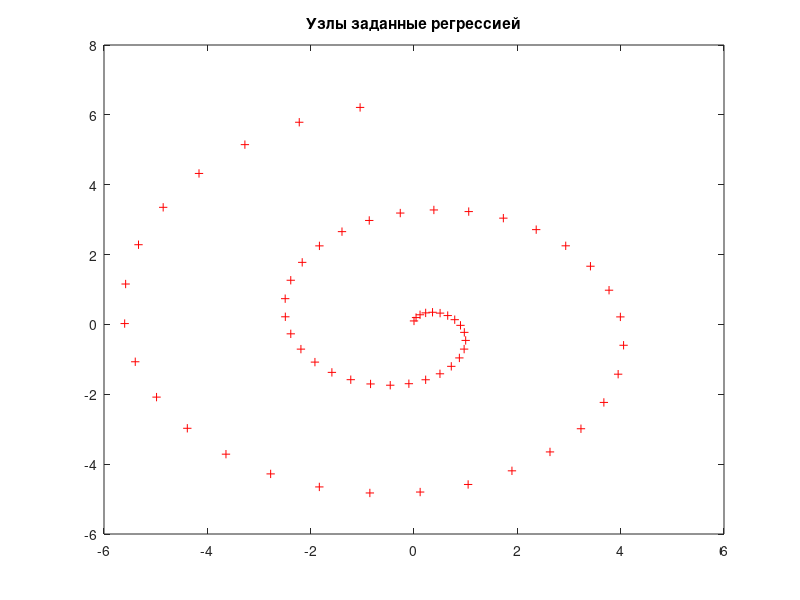

Reproduce this figure in MATLAB. (Note: this script raises an error after producing the figure.)
clear;
close all hidden;

%здесь делаем при помощи регрессии
%Создаем несколько узлов со случайными координатами на плоскости
angles = 0:0.2:4*pi;
X = [sin(angles); cos(angles)];
X=X.*(0.5*angles+0.1);
figure(1), plot(X(1,:),X(2,:),'+r'), title('Узлы заданные регрессией'); %вывели смоделированные данные для узлов
net=selforgmap([55 2]); %строим самоорганизующую карту, на вход пишем размер вектора-строки. То есть эта функция перебираем все возможные комбинации и ищет наикрочайшее расстояние...
%межжду узлами и моделирует это пространство
%подбираем этот размер так, чтобы она описывала то распределение
net=configure(net,X); % позволяет подготовить сеть к данным перед обучением
[net,tr]=train(net,X); 
figure(2), plotsompos(net); %после тренировки нужно её вывести. выведутся веса каждого нейрона сети вместе со связями между соседними нейронами

%теперь сделаем тоже самое, но при помощи градиентного спуска
clear;
angles = 0:0.2:4*pi;
XX = rand(2,1000);
figure(3), plot(XX(1,:),XX(2,:),'+g'), title('Узлы заданные градиентным спуском');
net2=selforgmap([55 2]);
%net2=configure(net2,XX);
[net2,tr2]=train(net2,XX); 
figure(4), plotsompos(net2);

%теперь сделаем классификацию по входным данным
clear;
I = iris_dataset;
size(I)
net3 = selforgmap([8 8]);
[net3,tr3]=train(net3,I);
figure(5), plotsompos(net3);
figure(6), plotsomhits(net3,I);
figure(7), plotsomplanes(net3);
figure(8), plotsomnc(net3,I);
figure(9), plotsomnd(net3,I);
figure (10), plotsompos (net3,I);


